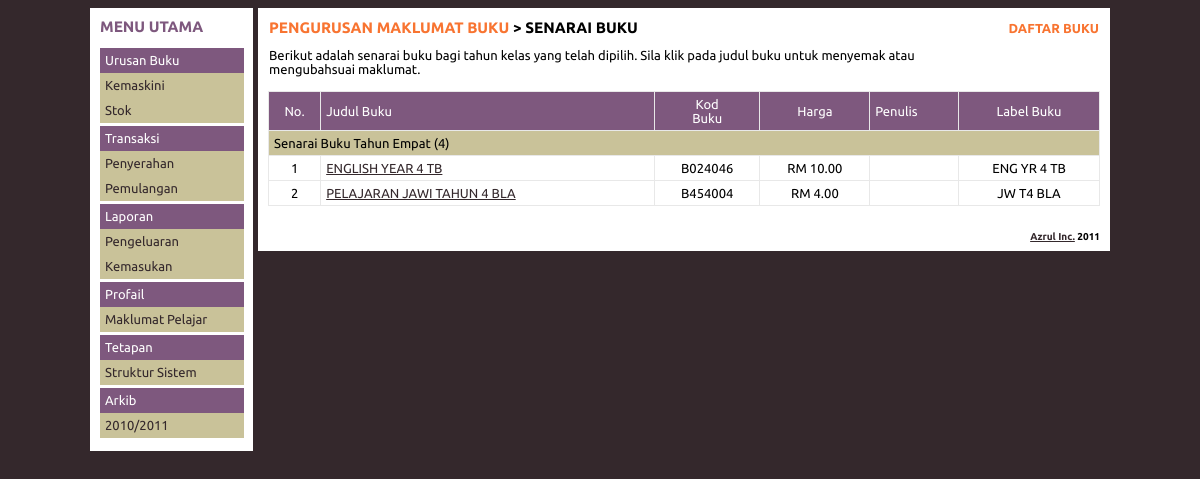
Page /books/manage/classes/4 on the committed database.
### tables this page shows
CREATE TABLE IF NOT EXISTS `ispbt_books` (
  `is_books_ind` int(4) NOT NULL auto_increment,
  `is_books_title` varchar(255) NOT NULL,
  `is_books_code` varchar(255) NOT NULL,
  `is_books_year` int(2) default '0',
  `is_books_price` float default '0',
  `is_books_author` varchar(255) default NULL,
  `is_books_label` varchar(255) default NULL,
  `is_books_instocks` int(255) NOT NULL,
  `is_books_outstocks` int(255) NOT NULL,
  UNIQUE KEY `is_books_code` (`is_books_code`),
  KEY `is_books_ind` (`is_books_ind`)
);

CREATE TABLE IF NOT EXISTS `ispbt_years` (
  `is_years_ind` int(3) NOT NULL,
  `is_years_digit` int(3) NOT NULL,
  `is_years_title` varchar(255) NOT NULL,
  UNIQUE KEY `is_year_digit` (`is_years_digit`),
  KEY `is_year_ind` (`is_years_ind`)
);

### application/controllers/books/manage.php (called while the page is built, shortened)
<?php if ( ! defined('BASEPATH')) exit('No direct script access allowed');
class Manage extends CI_Controller {
	public function classes($year)
	{
		$query = $this->db->query("SELECT * FROM ispbt_books INNER JOIN ispbt_years ON is_books_year = is_years_digit WHERE is_books_year = '$year' ORDER BY is_books_year, is_books_title ASC");
		$books = $query->result();
		$query = $this->db->query("SELECT * FROM ispbt_books INNER JOIN ispbt_years ON is_books_year = is_years_digit WHERE is_books_year = '$year' GROUP BY is_books_year");
		$classProfile = $query->result();
		$ajaxModal = $this->ajax->load();
		$data = array(
			'books' => $books,
			'classprofile' => $classProfile,
			'ajaxmodal' => $ajaxModal
		);
		$this->load->view('books/manage/view_manage_classes', $data);
	}
}

### index.php (called while the page is built, shortened)
<?php
require_once BASEPATH.'core/CodeIgniter'.EXT;

### application/views/books/manage/view_manage_classes.php (the view, shortened to what this page needs)
<table id="page-header" width="100%">
	<tr>
		<td><h3><a href="<?php echo site_url('books/manage'); ?>">PENGURUSAN MAKLUMAT BUKU</a> > SENARAI BUKU</h3></td>
		<td align="right"><a id="topright-menu" class="modal-trigger" href="<?php echo site_url('books/manage/add/new'); ?>">DAFTAR BUKU</a></td>
	</tr>
	<tr>
		<td>Berikut adalah senarai buku bagi tahun kelas yang telah dipilih. Sila klik pada judul buku untuk menyemak atau <br />mengubahsuai maklumat.</td>
		<td align="right">&nbsp;</td>
	</tr>
</table>
<br />
<table border="1" cellpadding="5" width="100%">
	<thead>
		<td><center>No.</center></td>
		<td>Judul Buku</td>
		<td><center>Kod<br /> Buku</center></td>
		<td><center>Harga</center></td>
		<td>Penulis</td>
		<td><center>Label Buku</center></td>
		</thead>
<tbody>
<?php
$output = "";
foreach($classprofile as $value)
{
	$url =
	$output .= "<tr bgcolor=\"#C9C299\"><td colspan=\"8\">Senarai Buku Tahun " . $value->is_years_title . " (" . $value->is_years_digit . ")". " </td></tr>";
	$i = 1;
	foreach($books as $booksval)
	{
		if ($booksval->is_books_year == $value->is_years_digit)
		{
		$url = site_url('books/manage/exist/' . $booksval->is_books_ind);
		$rel = $booksval->is_books_ind;
		$output .= "<tr>";
		$output .= "<td><center>$i</center></td>";
		$output .= "<td><a class=\"modal-trigger\" rel=\"$rel\" href=\"$url\">" . $booksval->is_books_title . "</a></td>";
		$output .= "<td><center>" . $booksval->is_books_code . "</center></td>";
		$output .= "<td><center>RM " . number_format($booksval->is_books_price, 2, '.', '') . "</center></td>";
		$output .= "<td>" . $booksval->is_books_author . "</td>";
		$output .= "<td><center>" . $booksval->is_books_label . "</center></td>";
		$output .= "</tr>";
		}
		$i++;
	}
}
echo $output;
?>
</tbody>
</table>

### css/style.css (style rules this page uses)
body { background-color: #34282C; font-family: 'Ubuntu', sans-serif, arial; font-size: 13px; }
table { border-collapse: collapse; border: 1px #E8E8E8 solid; }
thead { background-color: #7E587E; color: #FFFFFF; }
tr { border: 1px #E8E8E8 solid; }
td { border: 1px #E8E8E8 solid; }
a { color: #34282C; }
h3 a { text-decoration: none; color: #F87431; }
table#page-header { border: none; }
table#page-header tr { border: inherit; }
table#page-header td { border: inherit; }
table#page-header h3 { margin: 0; padding: 10px 0 10px 0; }
a#topright-menu { text-decoration: none; font-weight: bold; color: #F87431; }

### rows in the picture
ispbt_books: ispbt_years.is_years_title "Empat", ispbt_years.is_years_digit "4", is_books_title "ENGLISH YEAR 4 TB", is_books_code "B024046", is_books_price "10.00", is_books_label "ENG YR 4 TB"
ispbt_books: is_books_title "PELAJARAN JAWI TAHUN 4 BLA", is_books_code "B454004", is_books_price "4.00", is_books_label "JW T4 BLA"
